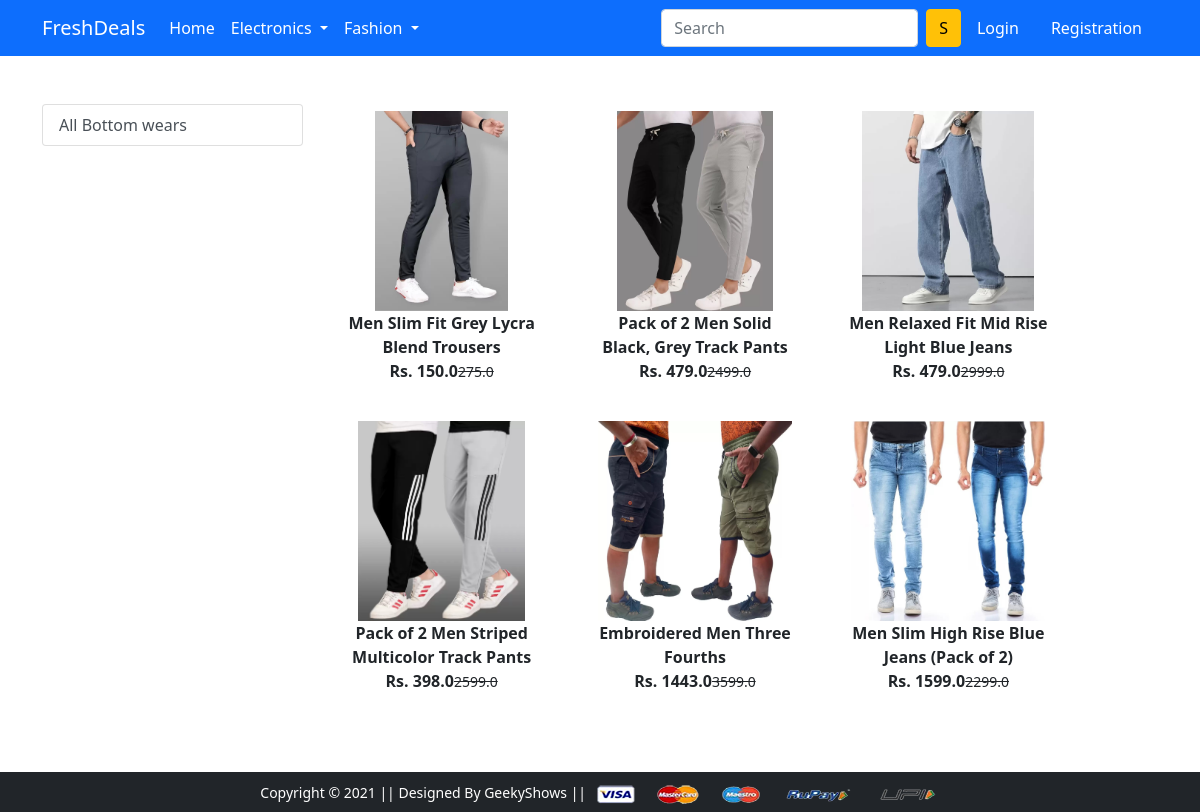
Screenshot of /btmwear/ with the database file from the repository.
### app/models.py (models this page shows, shortened)
class Product(models. Model):
    title = models.CharField(max_length=100)
    selling_price = models.FloatField()
    discounted_price = models.FloatField()
    description = models.TextField()
    brand = models.CharField(max_length=100)
    category = models.CharField(choices=CATEGORY_CHOICE,
    max_length=2)
    product_image = models. ImageField(upload_to='productimg')

### app/views.py (the view)
# urls.py: path('btmwear/', views.btmwear, name='btmwear'),
def btmwear(request, data=None):
    if data == None:
        btmwears = Product.objects.filter(category='BW')
    return render(request, 'app/btmwear.html', {'btmwears': btmwears})

### app/templates/app/btmwear.html (shortened to what this page needs)
{% extends 'app/base.html' %}
{% load static %}-
{% block main-content %}
<div class="container my-5">
    <div class="row">
        <div class="col-sm-3">
            <div class="list-group">
                <a href="{% url 'btmwear' %}" class="list-group-item
                list-group-item-action" aria-current="true">All Bottom wears</a>
            </div>
        </div>
        <div class="col-sm-8">
            <div class="row">
                {% for product in btmwears %}
                <div class="col-sm-4 text-center mb-4">
                    <a href="{% url 'product-detail' product.id %}"class="btn">
                        <div class="item">
                            <img src="{{product.product_image.url}}" alt="" height="200" class="">
                            <div class="fw-bold">{{product.title}}</div>
                            <div class="fw-bold">Rs. {{product.discounted_price}}<small class="fw-light text-decoration-line-through">{{product.selling_price}}</small></div>
                        </div>
                    </a>
                </div>
                {% endfor %}
            </div>
        </div>
    </div>
</div>
{% endblock main-content %}

### rows the page displays
Product: product_image (picture), title "Men Slim Fit Grey Lycra Blend Trousers", discounted_price "150.0", selling_price "275.0"
Product: product_image (picture), title "Pack of 2 Men Solid Black, Grey Track Pants", discounted_price "479.0", selling_price "2499.0"
Product: product_image (picture), title "Men Relaxed Fit Mid Rise Light Blue Jeans", discounted_price "479.0", selling_price "2999.0"
Product: product_image (picture), title "Pack of 2 Men Striped Multicolor Track Pants", discounted_price "398.0", selling_price "2599.0"
Product: product_image (picture), title "Embroidered Men Three Fourths", discounted_price "1443.0", selling_price "3599.0"
Product: product_image (picture), title "Men Slim High Rise Blue Jeans (Pack of 2)", discounted_price "1599.0", selling_price "2299.0"
